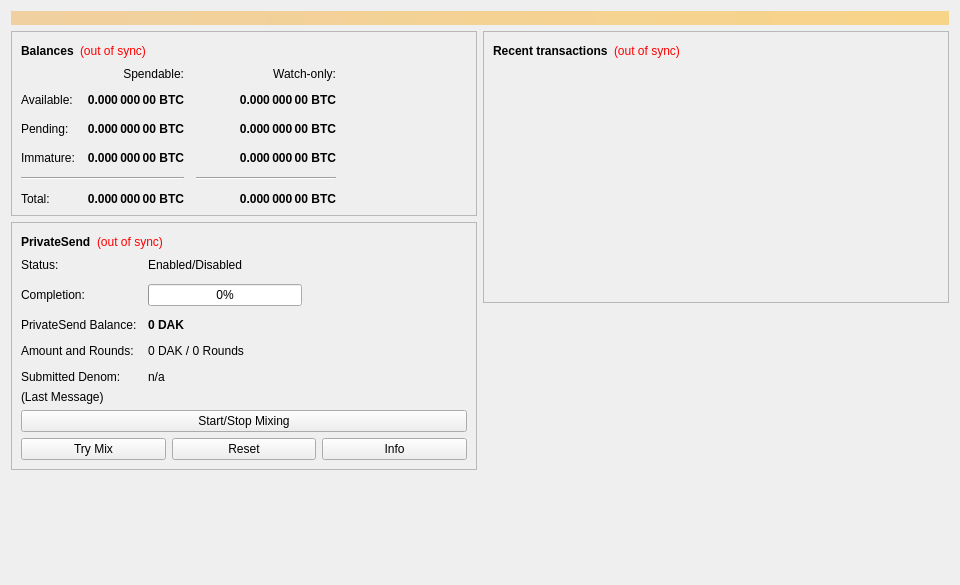
<?xml version="1.0" encoding="UTF-8"?>
<ui version="4.0">
 <class>OverviewPage</class>
 <widget class="QWidget" name="OverviewPage">
  <property name="geometry">
   <rect>
    <x>0</x>
    <y>0</y>
    <width>960</width>
    <height>585</height>
   </rect>
  </property>
  <property name="minimumSize">
   <size>
    <width>960</width>
    <height>0</height>
   </size>
  </property>
  <property name="windowTitle">
   <string>Form</string>
  </property>
  <layout class="QVBoxLayout" name="topLayout">
   <item>
    <widget class="QLabel" name="labelAlerts">
     <property name="visible">
      <bool>false</bool>
     </property>
     <property name="styleSheet">
      <string notr="true">QLabel { background-color: qlineargradient(x1: 0, y1: 0, x2: 1, y2: 0, stop:0 #F0D0A0, stop:1 #F8D488); color:#000000; }</string>
     </property>
     <property name="wordWrap">
      <bool>true</bool>
     </property>
     <property name="margin">
      <number>3</number>
     </property>
     <property name="textInteractionFlags">
      <set>Qt::TextSelectableByMouse</set>
     </property>
    </widget>
   </item>
   <item>
    <layout class="QHBoxLayout" name="horizontalLayout" stretch="1,1">
     <item>
      <layout class="QVBoxLayout" name="verticalLayout_2">
       <item>
        <widget class="QFrame" name="frame">
         <property name="frameShape">
          <enum>QFrame::StyledPanel</enum>
         </property>
         <property name="frameShadow">
          <enum>QFrame::Raised</enum>
         </property>
         <layout class="QVBoxLayout" name="verticalLayout_4">
          <item>
           <layout class="QHBoxLayout" name="horizontalLayout_4">
            <item>
             <widget class="QLabel" name="label_5">
              <property name="font">
               <font>
                <weight>75</weight>
                <bold>true</bold>
               </font>
              </property>
              <property name="text">
               <string>Balances</string>
              </property>
             </widget>
            </item>
            <item>
             <widget class="QLabel" name="labelWalletStatus">
              <property name="toolTip">
               <string>The displayed information may be out of date. Your wallet automatically synchronizes with the Dak network after a connection is established, but this process has not completed yet.</string>
              </property>
              <property name="styleSheet">
               <string notr="true">QLabel { color: red; }</string>
              </property>
              <property name="text">
               <string notr="true">(out of sync)</string>
              </property>
              <property name="alignment">
               <set>Qt::AlignLeading|Qt::AlignLeft|Qt::AlignVCenter</set>
              </property>
             </widget>
            </item>
            <item>
             <spacer name="horizontalSpacer_3">
              <property name="orientation">
               <enum>Qt::Horizontal</enum>
              </property>
              <property name="sizeHint" stdset="0">
               <size>
                <width>40</width>
                <height>20</height>
               </size>
              </property>
             </spacer>
            </item>
           </layout>
          </item>
          <item>
           <layout class="QGridLayout" name="gridLayout">
            <property name="spacing">
             <number>12</number>
            </property>
            <item row="2" column="2">
             <widget class="QLabel" name="labelWatchPending">
              <property name="font">
               <font>
                <weight>75</weight>
                <bold>true</bold>
               </font>
              </property>
              <property name="cursor">
               <cursorShape>IBeamCursor</cursorShape>
              </property>
              <property name="toolTip">
               <string>Unconfirmed transactions to watch-only addresses</string>
              </property>
              <property name="text">
               <string notr="true">0.000 000 00 BTC</string>
              </property>
              <property name="alignment">
               <set>Qt::AlignRight|Qt::AlignTrailing|Qt::AlignVCenter</set>
              </property>
              <property name="textInteractionFlags">
               <set>Qt::LinksAccessibleByMouse|Qt::TextSelectableByKeyboard|Qt::TextSelectableByMouse</set>
              </property>
             </widget>
            </item>
            <item row="2" column="1">
             <widget class="QLabel" name="labelUnconfirmed">
              <property name="font">
               <font>
                <weight>75</weight>
                <bold>true</bold>
               </font>
              </property>
              <property name="cursor">
               <cursorShape>IBeamCursor</cursorShape>
              </property>
              <property name="toolTip">
               <string>Total of transactions that have yet to be confirmed, and do not yet count toward the spendable balance</string>
              </property>
              <property name="text">
               <string notr="true">0.000 000 00 BTC</string>
              </property>
              <property name="alignment">
               <set>Qt::AlignRight|Qt::AlignTrailing|Qt::AlignVCenter</set>
              </property>
              <property name="textInteractionFlags">
               <set>Qt::LinksAccessibleByMouse|Qt::TextSelectableByKeyboard|Qt::TextSelectableByMouse</set>
              </property>
             </widget>
            </item>
            <item row="3" column="2">
             <widget class="QLabel" name="labelWatchImmature">
              <property name="font">
               <font>
                <weight>75</weight>
                <bold>true</bold>
               </font>
              </property>
              <property name="cursor">
               <cursorShape>IBeamCursor</cursorShape>
              </property>
              <property name="toolTip">
               <string>Mined balance in watch-only addresses that has not yet matured</string>
              </property>
              <property name="text">
               <string notr="true">0.000 000 00 BTC</string>
              </property>
              <property name="alignment">
               <set>Qt::AlignRight|Qt::AlignTrailing|Qt::AlignVCenter</set>
              </property>
              <property name="textInteractionFlags">
               <set>Qt::LinksAccessibleByMouse|Qt::TextSelectableByKeyboard|Qt::TextSelectableByMouse</set>
              </property>
             </widget>
            </item>
            <item row="4" column="0" colspan="2">
             <widget class="Line" name="lineSpendableBalance">
              <property name="orientation">
               <enum>Qt::Horizontal</enum>
              </property>
             </widget>
            </item>
            <item row="4" column="2">
             <widget class="Line" name="lineWatchBalance">
              <property name="sizePolicy">
               <sizepolicy hsizetype="Preferred" vsizetype="Fixed">
                <horstretch>0</horstretch>
                <verstretch>0</verstretch>
               </sizepolicy>
              </property>
              <property name="minimumSize">
               <size>
                <width>140</width>
                <height>0</height>
               </size>
              </property>
              <property name="orientation">
               <enum>Qt::Horizontal</enum>
              </property>
             </widget>
            </item>
            <item row="5" column="0">
             <widget class="QLabel" name="labelTotalText">
              <property name="text">
               <string>Total:</string>
              </property>
             </widget>
            </item>
            <item row="3" column="1">
             <widget class="QLabel" name="labelImmature">
              <property name="font">
               <font>
                <weight>75</weight>
                <bold>true</bold>
               </font>
              </property>
              <property name="cursor">
               <cursorShape>IBeamCursor</cursorShape>
              </property>
              <property name="toolTip">
               <string>Mined balance that has not yet matured</string>
              </property>
              <property name="text">
               <string notr="true">0.000 000 00 BTC</string>
              </property>
              <property name="alignment">
               <set>Qt::AlignRight|Qt::AlignTrailing|Qt::AlignVCenter</set>
              </property>
              <property name="textInteractionFlags">
               <set>Qt::LinksAccessibleByMouse|Qt::TextSelectableByKeyboard|Qt::TextSelectableByMouse</set>
              </property>
             </widget>
            </item>
            <item row="2" column="3">
             <spacer name="horizontalSpacer_2">
              <property name="orientation">
               <enum>Qt::Horizontal</enum>
              </property>
              <property name="sizeHint" stdset="0">
               <size>
                <width>40</width>
                <height>20</height>
               </size>
              </property>
             </spacer>
            </item>
            <item row="3" column="0">
             <widget class="QLabel" name="labelImmatureText">
              <property name="text">
               <string>Immature:</string>
              </property>
             </widget>
            </item>
            <item row="5" column="1">
             <widget class="QLabel" name="labelTotal">
              <property name="font">
               <font>
                <weight>75</weight>
                <bold>true</bold>
               </font>
              </property>
              <property name="cursor">
               <cursorShape>IBeamCursor</cursorShape>
              </property>
              <property name="toolTip">
               <string>Your current total balance</string>
              </property>
              <property name="text">
               <string notr="true">0.000 000 00 BTC</string>
              </property>
              <property name="alignment">
               <set>Qt::AlignRight|Qt::AlignTrailing|Qt::AlignVCenter</set>
              </property>
              <property name="textInteractionFlags">
               <set>Qt::LinksAccessibleByMouse|Qt::TextSelectableByKeyboard|Qt::TextSelectableByMouse</set>
              </property>
             </widget>
            </item>
            <item row="5" column="2">
             <widget class="QLabel" name="labelWatchTotal">
              <property name="font">
               <font>
                <weight>75</weight>
                <bold>true</bold>
               </font>
              </property>
              <property name="cursor">
               <cursorShape>IBeamCursor</cursorShape>
              </property>
              <property name="toolTip">
               <string>Current total balance in watch-only addresses</string>
              </property>
              <property name="text">
               <string notr="true">0.000 000 00 BTC</string>
              </property>
              <property name="alignment">
               <set>Qt::AlignRight|Qt::AlignTrailing|Qt::AlignVCenter</set>
              </property>
              <property name="textInteractionFlags">
               <set>Qt::LinksAccessibleByMouse|Qt::TextSelectableByKeyboard|Qt::TextSelectableByMouse</set>
              </property>
             </widget>
            </item>
            <item row="0" column="2">
             <widget class="QLabel" name="labelWatchonly">
              <property name="text">
               <string>Watch-only:</string>
              </property>
              <property name="alignment">
               <set>Qt::AlignRight|Qt::AlignTrailing|Qt::AlignVCenter</set>
              </property>
             </widget>
            </item>
            <item row="1" column="0">
             <widget class="QLabel" name="labelBalanceText">
              <property name="text">
               <string>Available:</string>
              </property>
             </widget>
            </item>
            <item row="1" column="1">
             <widget class="QLabel" name="labelBalance">
              <property name="font">
               <font>
                <weight>75</weight>
                <bold>true</bold>
               </font>
              </property>
              <property name="cursor">
               <cursorShape>IBeamCursor</cursorShape>
              </property>
              <property name="toolTip">
               <string>Your current spendable balance</string>
              </property>
              <property name="text">
               <string notr="true">0.000 000 00 BTC</string>
              </property>
              <property name="alignment">
               <set>Qt::AlignRight|Qt::AlignTrailing|Qt::AlignVCenter</set>
              </property>
              <property name="textInteractionFlags">
               <set>Qt::LinksAccessibleByMouse|Qt::TextSelectableByKeyboard|Qt::TextSelectableByMouse</set>
              </property>
             </widget>
            </item>
            <item row="1" column="2">
             <widget class="QLabel" name="labelWatchAvailable">
              <property name="font">
               <font>
                <weight>75</weight>
                <bold>true</bold>
               </font>
              </property>
              <property name="cursor">
               <cursorShape>IBeamCursor</cursorShape>
              </property>
              <property name="toolTip">
               <string>Your current balance in watch-only addresses</string>
              </property>
              <property name="text">
               <string notr="true">0.000 000 00 BTC</string>
              </property>
              <property name="alignment">
               <set>Qt::AlignRight|Qt::AlignTrailing|Qt::AlignVCenter</set>
              </property>
              <property name="textInteractionFlags">
               <set>Qt::LinksAccessibleByMouse|Qt::TextSelectableByKeyboard|Qt::TextSelectableByMouse</set>
              </property>
             </widget>
            </item>
            <item row="2" column="0">
             <widget class="QLabel" name="labelPendingText">
              <property name="text">
               <string>Pending:</string>
              </property>
             </widget>
            </item>
            <item row="0" column="1">
             <widget class="QLabel" name="labelSpendable">
              <property name="text">
               <string>Spendable:</string>
              </property>
              <property name="alignment">
               <set>Qt::AlignRight|Qt::AlignTrailing|Qt::AlignVCenter</set>
              </property>
             </widget>
            </item>
           </layout>
          </item>
         </layout>
        </widget>
       </item>
       <item>
        <widget class="QFrame" name="framePrivateSend">
         <property name="layoutDirection">
          <enum>Qt::LeftToRight</enum>
         </property>
         <property name="frameShape">
          <enum>QFrame::StyledPanel</enum>
         </property>
         <property name="frameShadow">
          <enum>QFrame::Raised</enum>
         </property>
         <layout class="QVBoxLayout" name="VerticalLayout_PS1">
          <item>
           <layout class="QHBoxLayout" name="horizontalLayout_5">
            <item>
             <widget class="QLabel" name="labelPrivateSendHeader">
              <property name="font">
               <font>
                <weight>75</weight>
                <bold>true</bold>
               </font>
              </property>
              <property name="text">
               <string>PrivateSend</string>
              </property>
             </widget>
            </item>
            <item>
             <widget class="QLabel" name="labelPrivateSendSyncStatus">
              <property name="toolTip">
               <string>The displayed information may be out of date. Your wallet automatically synchronizes with the Dak network after a connection is established, but this process has not completed yet.</string>
              </property>
              <property name="styleSheet">
               <string notr="true">QLabel { color: red; }</string>
              </property>
              <property name="text">
               <string notr="true">(out of sync)</string>
              </property>
              <property name="alignment">
               <set>Qt::AlignLeading|Qt::AlignLeft|Qt::AlignVCenter</set>
              </property>
             </widget>
            </item>
            <item>
             <spacer name="horizontalSpacer_4">
              <property name="orientation">
               <enum>Qt::Horizontal</enum>
              </property>
              <property name="sizeHint" stdset="0">
               <size>
                <width>40</width>
                <height>20</height>
               </size>
              </property>
             </spacer>
            </item>
           </layout>
          </item>
          <item>
           <layout class="QFormLayout" name="privateSendFormLayout">
            <property name="fieldGrowthPolicy">
             <enum>QFormLayout::AllNonFixedFieldsGrow</enum>
            </property>
            <property name="horizontalSpacing">
             <number>11</number>
            </property>
            <property name="verticalSpacing">
             <number>12</number>
            </property>
            <item row="0" column="0">
             <widget class="QLabel" name="labelPrivateSendEnabledText">
              <property name="text">
               <string>Status:</string>
              </property>
             </widget>
            </item>
            <item row="0" column="1">
             <widget class="QLabel" name="labelPrivateSendEnabled">
              <property name="text">
               <string>Enabled/Disabled</string>
              </property>
             </widget>
            </item>
            <item row="1" column="0">
             <widget class="QLabel" name="labelCompletitionText">
              <property name="text">
               <string>Completion:</string>
              </property>
             </widget>
            </item>
            <item row="1" column="1">
             <widget class="QProgressBar" name="privateSendProgress">
              <property name="maximumSize">
               <size>
                <width>154</width>
                <height>16777215</height>
               </size>
              </property>
              <property name="value">
               <number>0</number>
              </property>
             </widget>
            </item>
            <item row="2" column="0">
             <widget class="QLabel" name="labelAnonymizedText">
              <property name="text">
               <string>PrivateSend Balance:</string>
              </property>
             </widget>
            </item>
            <item row="2" column="1">
             <widget class="QLabel" name="labelAnonymized">
              <property name="font">
               <font>
                <weight>75</weight>
                <bold>true</bold>
               </font>
              </property>
              <property name="text">
               <string notr="true">0 DAK</string>
              </property>
             </widget>
            </item>
            <item row="3" column="0">
             <widget class="QLabel" name="labelAmountAndRoundsText">
              <property name="text">
               <string>Amount and Rounds:</string>
              </property>
             </widget>
            </item>
            <item row="3" column="1">
             <widget class="QLabel" name="labelAmountRounds">
              <property name="text">
               <string>0 DAK / 0 Rounds</string>
              </property>
             </widget>
            </item>
            <item row="4" column="0">
             <widget class="QLabel" name="labelSubmittedDenomText">
              <property name="text">
               <string>Submitted Denom:</string>
              </property>
             </widget>
            </item>
            <item row="4" column="1">
             <widget class="QLabel" name="labelSubmittedDenom">
              <property name="toolTip">
               <string>The denominations you submitted to the Masternode.&lt;br&gt;To mix, other users must submit the exact same denominations.</string>
              </property>
              <property name="text">
               <string>n/a</string>
              </property>
             </widget>
            </item>
           </layout>
          </item>
          <item>
           <layout class="QVBoxLayout" name="VerticalLayout_PS">
            <item>
             <widget class="QLabel" name="labelPrivateSendLastMessage">
              <property name="text">
               <string>(Last Message)</string>
              </property>
              <property name="alignment">
               <set>Qt::AlignLeading|Qt::AlignLeft|Qt::AlignTop</set>
              </property>
              <property name="wordWrap">
               <bool>true</bool>
              </property>
             </widget>
            </item>
            <item>
             <widget class="QPushButton" name="togglePrivateSend">
              <property name="sizePolicy">
               <sizepolicy hsizetype="MinimumExpanding" vsizetype="Fixed">
                <horstretch>0</horstretch>
                <verstretch>0</verstretch>
               </sizepolicy>
              </property>
              <property name="text">
               <string>Start/Stop Mixing</string>
              </property>
             </widget>
            </item>
            <item>
             <layout class="QHBoxLayout" name="horizontalLayout_debugbuttons">
              <item>
               <widget class="QPushButton" name="privateSendAuto">
                <property name="sizePolicy">
                 <sizepolicy hsizetype="MinimumExpanding" vsizetype="Fixed">
                  <horstretch>0</horstretch>
                  <verstretch>0</verstretch>
                 </sizepolicy>
                </property>
                <property name="toolTip">
                 <string>Try to manually submit a PrivateSend request.</string>
                </property>
                <property name="text">
                 <string>Try Mix</string>
                </property>
               </widget>
              </item>
              <item>
               <widget class="QPushButton" name="privateSendReset">
                <property name="sizePolicy">
                 <sizepolicy hsizetype="MinimumExpanding" vsizetype="Fixed">
                  <horstretch>0</horstretch>
                  <verstretch>0</verstretch>
                 </sizepolicy>
                </property>
                <property name="toolTip">
                 <string>Reset the current status of PrivateSend (can interrupt PrivateSend if it's in the process of Mixing, which can cost you money!)</string>
                </property>
                <property name="autoFillBackground">
                 <bool>false</bool>
                </property>
                <property name="text">
                 <string>Reset</string>
                </property>
               </widget>
              </item>
              <item>
               <widget class="QPushButton" name="privateSendInfo">
                <property name="sizePolicy">
                 <sizepolicy hsizetype="MinimumExpanding" vsizetype="Fixed">
                  <horstretch>0</horstretch>
                  <verstretch>0</verstretch>
                 </sizepolicy>
                </property>
                <property name="toolTip">
                 <string>Information about PrivateSend and Mixing</string>
                </property>
                <property name="text">
                 <string>Info</string>
                </property>
               </widget>
              </item>
             </layout>
            </item>
           </layout>
          </item>
         </layout>
        </widget>
       </item>
       <item>
        <spacer name="verticalSpacer">
         <property name="orientation">
          <enum>Qt::Vertical</enum>
         </property>
         <property name="sizeHint" stdset="0">
          <size>
           <width>20</width>
           <height>40</height>
          </size>
         </property>
        </spacer>
       </item>
      </layout>
     </item>
     <item>
      <layout class="QVBoxLayout" name="verticalLayout_3">
       <item>
        <widget class="QFrame" name="frame_2">
         <property name="frameShape">
          <enum>QFrame::StyledPanel</enum>
         </property>
         <property name="frameShadow">
          <enum>QFrame::Raised</enum>
         </property>
         <layout class="QVBoxLayout" name="verticalLayout">
          <item>
           <layout class="QHBoxLayout" name="horizontalLayout_2">
            <item>
             <widget class="QLabel" name="label_4">
              <property name="font">
               <font>
                <weight>75</weight>
                <bold>true</bold>
               </font>
              </property>
              <property name="text">
               <string>Recent transactions</string>
              </property>
             </widget>
            </item>
            <item>
             <widget class="QLabel" name="labelTransactionsStatus">
              <property name="toolTip">
               <string>The displayed information may be out of date. Your wallet automatically synchronizes with the Dak network after a connection is established, but this process has not completed yet.</string>
              </property>
              <property name="styleSheet">
               <string notr="true">QLabel { color: red; }</string>
              </property>
              <property name="text">
               <string notr="true">(out of sync)</string>
              </property>
              <property name="alignment">
               <set>Qt::AlignLeading|Qt::AlignLeft|Qt::AlignVCenter</set>
              </property>
             </widget>
            </item>
            <item>
             <spacer name="horizontalSpacer">
              <property name="orientation">
               <enum>Qt::Horizontal</enum>
              </property>
              <property name="sizeHint" stdset="0">
               <size>
                <width>40</width>
                <height>20</height>
               </size>
              </property>
             </spacer>
            </item>
           </layout>
          </item>
          <item>
           <widget class="QListView" name="listTransactions">
            <property name="styleSheet">
             <string notr="true">QListView { background: transparent; }</string>
            </property>
            <property name="frameShape">
             <enum>QFrame::NoFrame</enum>
            </property>
            <property name="verticalScrollBarPolicy">
             <enum>Qt::ScrollBarAlwaysOff</enum>
            </property>
            <property name="horizontalScrollBarPolicy">
             <enum>Qt::ScrollBarAlwaysOff</enum>
            </property>
            <property name="selectionMode">
             <enum>QAbstractItemView::NoSelection</enum>
            </property>
           </widget>
          </item>
         </layout>
        </widget>
       </item>
       <item>
        <spacer name="verticalSpacer_2">
         <property name="orientation">
          <enum>Qt::Vertical</enum>
         </property>
         <property name="sizeHint" stdset="0">
          <size>
           <width>20</width>
           <height>40</height>
          </size>
         </property>
        </spacer>
       </item>
      </layout>
     </item>
    </layout>
   </item>
  </layout>
 </widget>
 <resources/>
 <connections/>
</ui>
